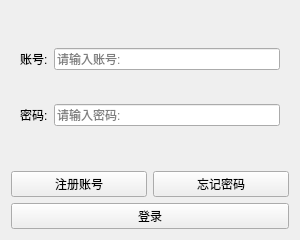
<?xml version="1.0" encoding="UTF-8"?>
<ui version="4.0">
 <class>managerlogin</class>
 <widget class="QWidget" name="managerlogin">
  <property name="geometry">
   <rect>
    <x>0</x>
    <y>0</y>
    <width>300</width>
    <height>240</height>
   </rect>
  </property>
  <property name="windowTitle">
   <string>超市商品管理系统-员工登录界面</string>
  </property>
  <property name="windowIcon">
   <iconset resource="src.qrc">
    <normaloff>:/img1/img/winIcon.jpg</normaloff>:/img1/img/winIcon.jpg</iconset>
  </property>
  <layout class="QGridLayout" name="gridLayout">
   <item row="3" column="0" colspan="2">
    <widget class="QPushButton" name="login_btn">
     <property name="text">
      <string>登录</string>
     </property>
    </widget>
   </item>
   <item row="0" column="0" colspan="2">
    <widget class="QWidget" name="widget" native="true">
     <layout class="QGridLayout" name="gridLayout_2">
      <item row="1" column="1">
       <widget class="QLineEdit" name="emp_pwd">
        <property name="echoMode">
         <enum>QLineEdit::Password</enum>
        </property>
        <property name="placeholderText">
         <string>请输入密码:</string>
        </property>
       </widget>
      </item>
      <item row="1" column="0">
       <widget class="QLabel" name="label_2">
        <property name="text">
         <string>密码:</string>
        </property>
       </widget>
      </item>
      <item row="0" column="0">
       <widget class="QLabel" name="label">
        <property name="text">
         <string>账号:</string>
        </property>
       </widget>
      </item>
      <item row="0" column="1">
       <widget class="QLineEdit" name="emp_id">
        <property name="placeholderText">
         <string>请输入账号:</string>
        </property>
       </widget>
      </item>
     </layout>
    </widget>
   </item>
   <item row="2" column="0">
    <widget class="QPushButton" name="register_btn">
     <property name="text">
      <string>注册账号</string>
     </property>
    </widget>
   </item>
   <item row="2" column="1">
    <widget class="QPushButton" name="forget_btn">
     <property name="text">
      <string>忘记密码</string>
     </property>
    </widget>
   </item>
  </layout>
 </widget>
 <resources>
  <include location="src.qrc"/>
 </resources>
 <connections/>
</ui>
